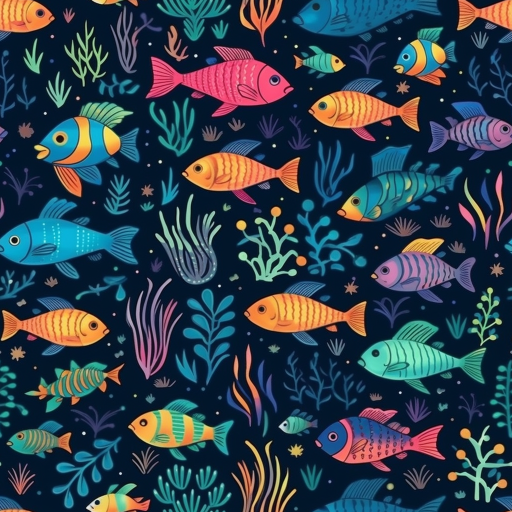
#> input picture image_processing/fish.png, 1024 x 1024 px, found by its file name (shown at 1/2 size)
$ jupyter execute image_processing.ipynb   (shell and % lines are left out)
#> lines starting #> are read from the running program, lines starting #| are printed output that depends on the picture; after the words box and inside, x2 and y2 are one past the last pixel; in counts of white or black regions, pixels touching at a corner belong together
In this step, we will load an image named 'fish.png'.

[cell 1]
from PIL import Image
import matplotlib.pyplot as plt

# Load the image
img = Image.open('fish.png')
#> img is the input picture: PIL image 1024x1024 RGB; mean R, G, B 48, 64.2, 76.2

# Display the image
plt.imshow(img)
plt.show()

In this step, we will load an image named 'fish.png' using OpenCV.

[cell 2]
import cv2

# Load the image
img = cv2.imread('fish.png')
#> img: shape (1024, 1024, 3)

# Convert the image from BGR to RGB
img_rgb = cv2.cvtColor(img, cv2.COLOR_BGR2RGB)

# Display the image
plt.imshow(img_rgb)
plt.show()

[cell 3]
import cv2

# Load the image
img = cv2.imread('fish.png')

# Convert the image from BGR to RGB
img_rgb = cv2.cvtColor(img, cv2.COLOR_BGR2RGB)

# Display the image
plt.imshow(img_rgb)
plt.show()

In this step, we will determine the size of the image 'fish.png'.

[cell 4]
# Get the size of the image
height, width, _ = img.shape
#> height = 1024; width = 1024

print(f'The image size is {width}x{height}')
#| The image size is 1024x1024

In this step, we will resize the image 'fish.png' by 50%.

[cell 5]
# Resize the image
resized_img = cv2.resize(img, (width // 2, height // 2))

# Convert the image from BGR to RGB
resized_img_rgb = cv2.cvtColor(resized_img, cv2.COLOR_BGR2RGB)

# Display the resized image
plt.imshow(resized_img_rgb)
plt.show()

In this step, we will convert the resized image to grayscale.

[cell 6]
# Convert the image to grayscale
gray_img = cv2.cvtColor(resized_img, cv2.COLOR_BGR2GRAY)
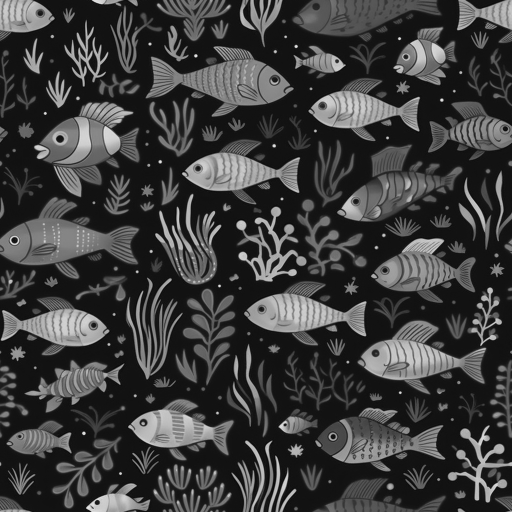
#> gray_img: shape (512, 512); min 8, max 232, mean 60.8

# Display the grayscale image
plt.imshow(gray_img, cmap='gray')
plt.show()

In this step, we will perform an operation on the grayscale image where each pixel value is replaced by (255 - pixel value). This operation is also known as image negation.

[cell 7]
# Perform the image negation operation
neg_img = 255 - gray_img
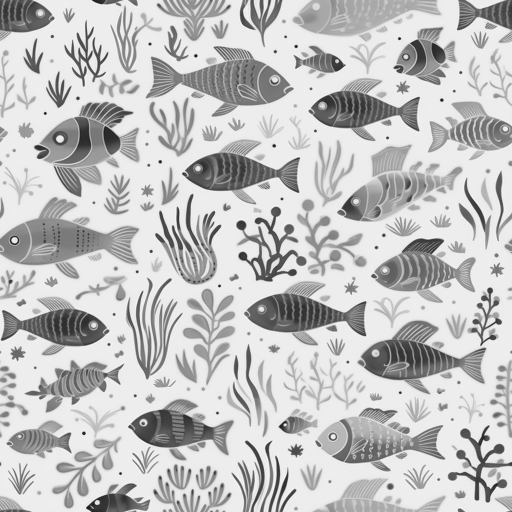
#> neg_img: shape (512, 512); min 23, max 247, mean 194.2

# Display the negated image
plt.imshow(neg_img, cmap='gray')
plt.show()

In this step, we will display the grayscale image and the inverted image side by side for comparison.

[cell 8]
# Display the grayscale image and the inverted image side by side
fig, axs = plt.subplots(1, 2, figsize=(10, 5))

axs[0].imshow(gray_img, cmap='gray')
axs[0].set_title('Grayscale Image')
axs[0].axis('off')

axs[1].imshow(neg_img, cmap='gray')
axs[1].set_title('Inverted Image')
axs[1].axis('off')

plt.show()

In this step, we will apply edge detection to the grayscale image using the Canny edge detection method.

[cell 9]
# Apply Canny edge detection
edges = cv2.Canny(gray_img, threshold1=30, threshold2=100)
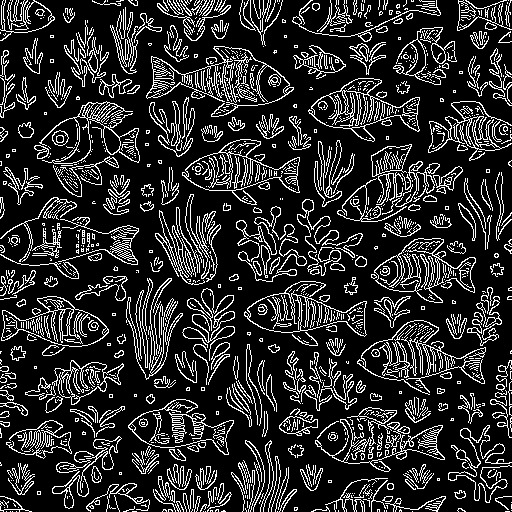
#> edges: shape (512, 512); 17.4% white in thin lines or dots

# Display the edges
plt.imshow(edges, cmap='gray')
plt.show()

In this step, we will convert the grayscale image to a binary image. This is done by setting a threshold value, and then all pixel values below the threshold are set to 0 (black), and all pixel values above the threshold are set to 255 (white).

[cell 10]
# Set the threshold
threshold = 127

# Convert the grayscale image to a binary image
ret, binary_img = cv2.threshold(gray_img, threshold, 255, cv2.THRESH_BINARY)
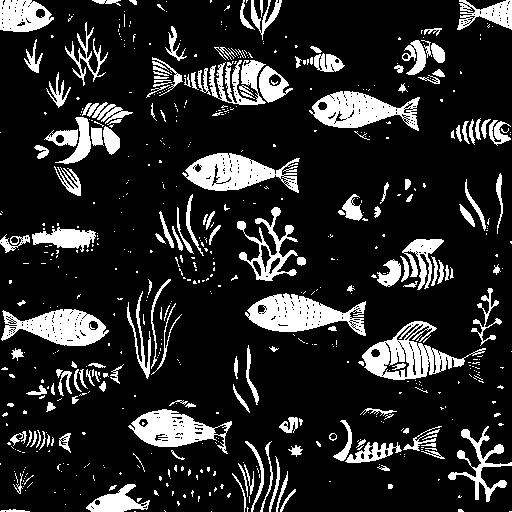
#> binary_img: shape (512, 512); 16.1% white; 612 white regions (445 under 20 px), largest, box (x1, y1, x2, y2) and area: (245, 293, 366, 336) 2799, (362, 321, 486, 380) 2647, (182, 153, 300, 193) 2528
#> ret = 127

# Display the binary image
plt.imshow(binary_img, cmap='gray')
plt.show()

In this step, we will display the grayscale image and the binary image side by side for comparison.

[cell 11]
# Display the grayscale image and the binary image side by side
fig, axs = plt.subplots(1, 2, figsize=(10, 5))

axs[0].imshow(gray_img, cmap='gray')
axs[0].set_title('Grayscale Image')
axs[0].axis('off')

axs[1].imshow(binary_img, cmap='gray')
axs[1].set_title('Binary Image')
axs[1].axis('off')

plt.show()

In this step, we will replace the green channel of each pixel in the colored resized image with its blue channel.

[cell 12]
# Create a copy of the resized image
modified_img = resized_img.copy()

# Replace the green channel with the blue channel
modified_img[:, :, 1] = modified_img[:, :, 0]
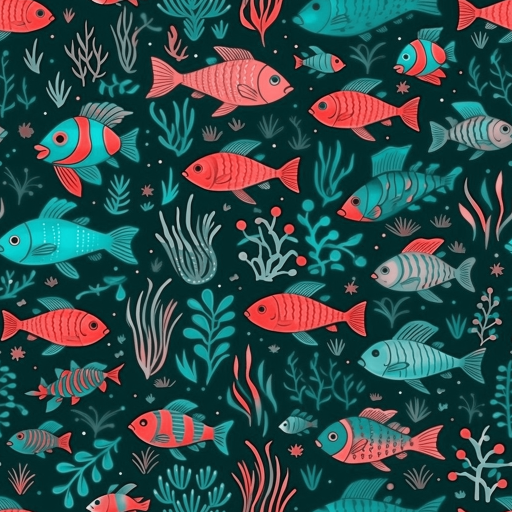
#> modified_img: shape (512, 512, 3); mean B, G, R 76.3, 76.3, 48.1

# Display the modified image
plt.imshow(cv2.cvtColor(modified_img, cv2.COLOR_BGR2RGB))
plt.show()

[cell 13]
cv2.imwrite('original_image.png', img)
cv2.imwrite('resized_image.png', resized_img_rgb)
cv2.imwrite('greyscale_image.png', gray_img)
cv2.imwrite('inverted_greyscale_image.png', neg_img)
cv2.imwrite('edge_detected_image.png', edges)
cv2.imwrite('binary_image.png', binary_img)
cv2.imwrite('modified_color_image.png', modified_img)
#> Out = True

[cell 14]
import numpy as np
# Combine all images side by side
combined_image = np.hstack(( resized_img_rgb, cv2.cvtColor(gray_img, cv2.COLOR_GRAY2BGR), cv2.cvtColor(neg_img, cv2.COLOR_GRAY2BGR), cv2.cvtColor(edges, cv2.COLOR_GRAY2BGR), cv2.cvtColor(binary_img, cv2.COLOR_GRAY2BGR), modified_img))
# Display the combined image
plt.imshow(cv2.cvtColor(combined_image, cv2.COLOR_BGR2RGB))
plt.show()
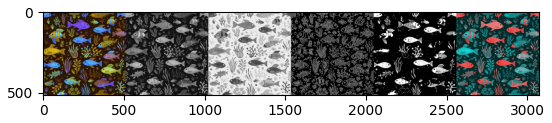
#> figure drawn by matplotlib, 1 panel; B, G, R data is drawn as R, G, B

[cell 15]
import numpy as np
# Combine all images in two rows
row1 = np.hstack((resized_img_rgb, cv2.cvtColor(gray_img, cv2.COLOR_GRAY2BGR), cv2.cvtColor(neg_img, cv2.COLOR_GRAY2BGR)))
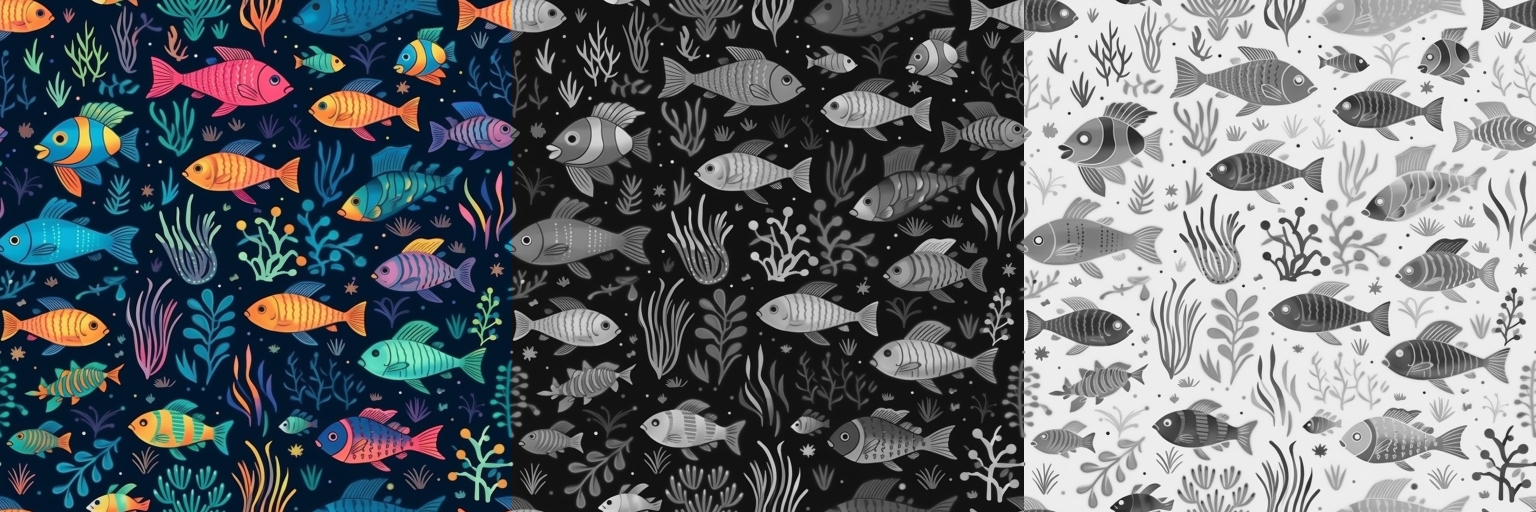
#> row1: shape (512, 1536, 3); mean R, G, B 101, 106.4, 110.4
row2 = np.hstack((cv2.cvtColor(edges, cv2.COLOR_GRAY2BGR), cv2.cvtColor(binary_img, cv2.COLOR_GRAY2BGR), modified_img))
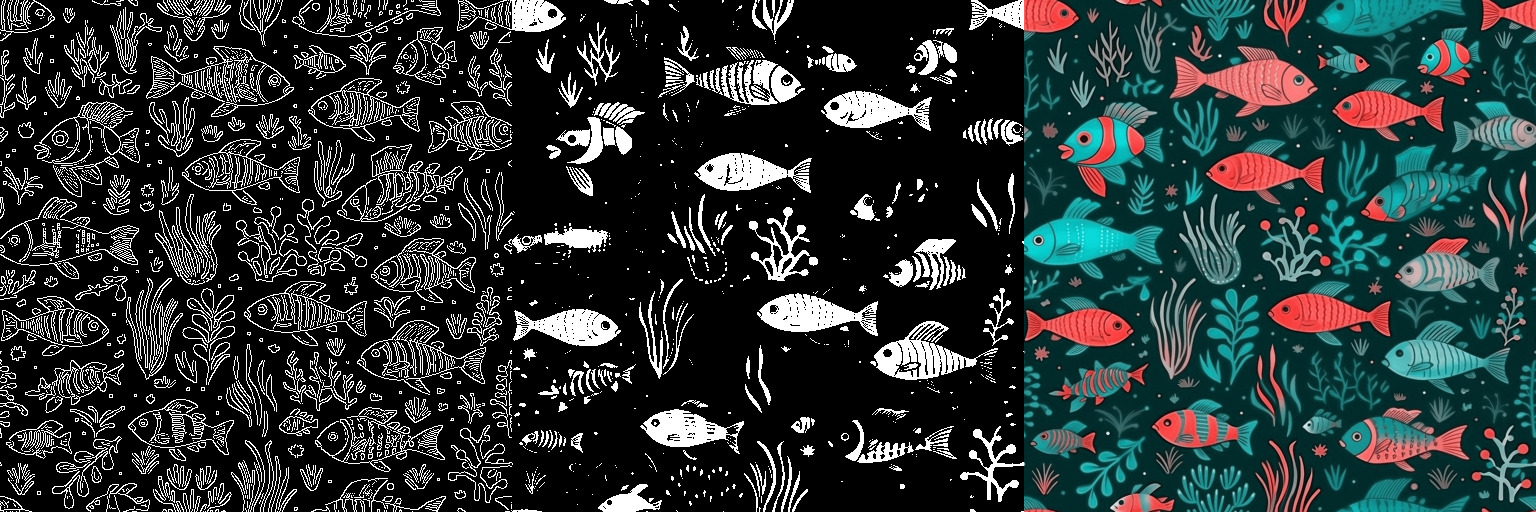
#> row2: shape (512, 1536, 3); mean B, G, R 53.9, 53.9, 44.5
combined_image = np.vstack((row1, row2))
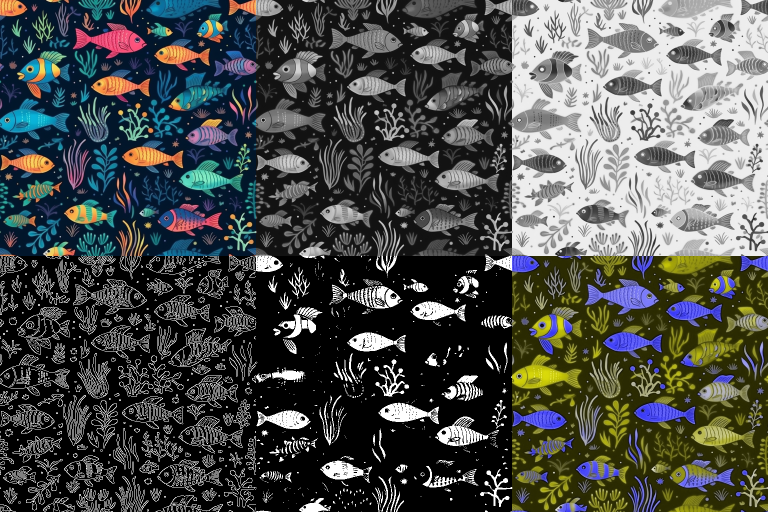
#> combined_image: shape (1024, 1536, 3) (shown at 1/2 size); mean R, G, B 77.5, 80.2, 77.5
# Display the combined image
plt.imshow(cv2.cvtColor(combined_image, cv2.COLOR_BGR2RGB))
plt.show()
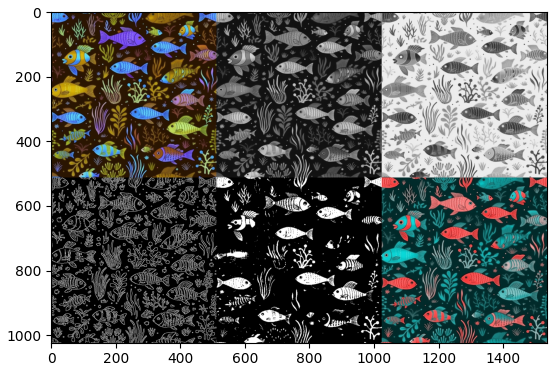
#> figure drawn by matplotlib, 1 panel; B, G, R data is drawn as R, G, B

[cell 16]
cv2.imwrite('all_image.png', combined_image)
#> Out = True
